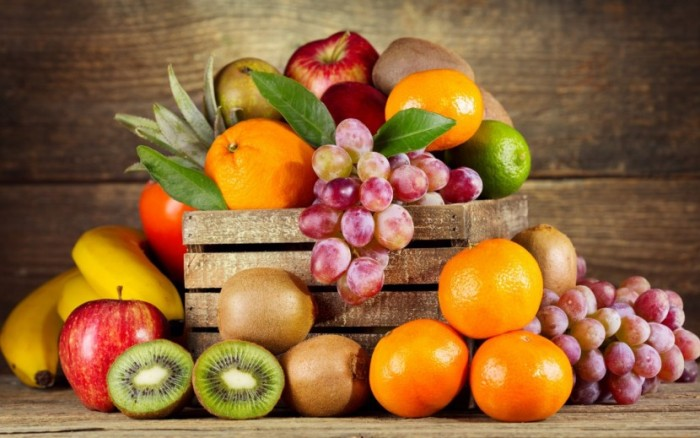
#> input picture fruits.jpg, 700 x 438 px
$ python main.py
#> lines starting #> are read from the running program, lines starting #| are printed output that depends on the picture
import matplotlib.pylab as plt
import numpy as np

# reading the image
img = plt.imread("fruits.jpg")
#> img is the input picture: shape (438, 700, 3); mean R, G, B 146, 102.3, 57.5
# img.shape ==> (438, 700, 3)
# first two dimension of this array is x and y position while third is RGB


def show_image(imgarray, **kwargs):
    """
        plot the image
    """
    y = imgarray.shape[0]
    x = imgarray.shape[1]

    plt.figure(figsize = (x,y))
    plt.imshow(imgarray,  interpolation=None, **kwargs)
    plt.show()


def crop_img(imgarray, top=0, left=0,right=0, bottom=0):
#> called with top = 100, left = 100, right = 100, bottom = 100
    y = imgarray.shape[0]
#> y = 438
    x = imgarray.shape[1]
#> x = 700
    newimg = imgarray[top:y-bottom,left:x-right, :]
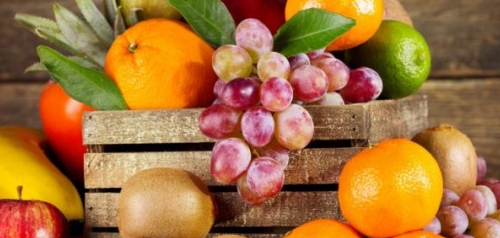
#> newimg: shape (238, 500, 3); mean R, G, B 163.9, 113.1, 59.1
    return newimg.shape

print(crop_img(img, 100,100,100,100))
#| (238, 500, 3)
